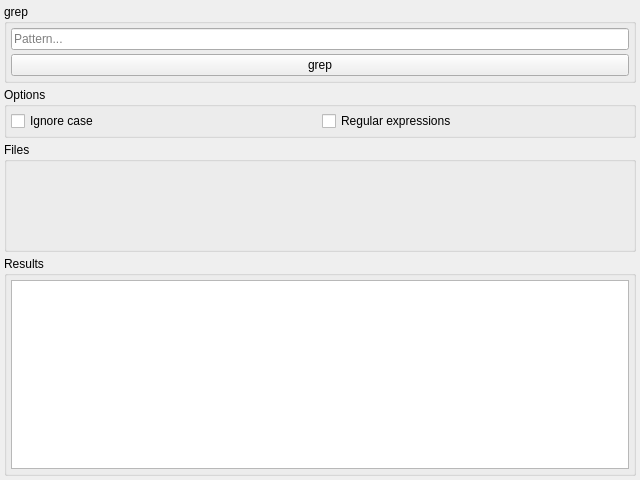
<?xml version="1.0" encoding="UTF-8"?>
<ui version="4.0">
 <class>WGrep</class>
 <widget class="QWidget" name="WGrep">
  <property name="geometry">
   <rect>
    <x>0</x>
    <y>0</y>
    <width>640</width>
    <height>480</height>
   </rect>
  </property>
  <property name="windowTitle">
   <string>WGrep</string>
  </property>
  <layout class="QVBoxLayout" name="verticalLayout_4" stretch="0,0,1,2">
   <property name="spacing">
    <number>4</number>
   </property>
   <property name="leftMargin">
    <number>4</number>
   </property>
   <property name="topMargin">
    <number>4</number>
   </property>
   <property name="rightMargin">
    <number>4</number>
   </property>
   <property name="bottomMargin">
    <number>4</number>
   </property>
   <item>
    <widget class="QGroupBox" name="groupBox">
     <property name="title">
      <string>grep</string>
     </property>
     <layout class="QVBoxLayout" name="verticalLayout">
      <property name="spacing">
       <number>4</number>
      </property>
      <property name="leftMargin">
       <number>4</number>
      </property>
      <property name="topMargin">
       <number>4</number>
      </property>
      <property name="rightMargin">
       <number>4</number>
      </property>
      <property name="bottomMargin">
       <number>4</number>
      </property>
      <item>
       <widget class="QLineEdit" name="patternEdit">
        <property name="placeholderText">
         <string>Pattern...</string>
        </property>
        <property name="clearButtonEnabled">
         <bool>true</bool>
        </property>
       </widget>
      </item>
      <item>
       <widget class="QPushButton" name="grepButton">
        <property name="text">
         <string>grep</string>
        </property>
       </widget>
      </item>
     </layout>
    </widget>
   </item>
   <item>
    <widget class="QGroupBox" name="groupBox_3">
     <property name="title">
      <string>Options</string>
     </property>
     <layout class="QHBoxLayout" name="horizontalLayout">
      <property name="spacing">
       <number>4</number>
      </property>
      <property name="leftMargin">
       <number>4</number>
      </property>
      <property name="topMargin">
       <number>4</number>
      </property>
      <property name="rightMargin">
       <number>4</number>
      </property>
      <property name="bottomMargin">
       <number>4</number>
      </property>
      <item>
       <widget class="QCheckBox" name="ignoreCaseCheck">
        <property name="text">
         <string>Ignore case</string>
        </property>
       </widget>
      </item>
      <item>
       <widget class="QCheckBox" name="matchRegExpCheck">
        <property name="text">
         <string>Regular expressions</string>
        </property>
       </widget>
      </item>
     </layout>
    </widget>
   </item>
   <item>
    <widget class="QGroupBox" name="groupBox_2">
     <property name="title">
      <string>Files</string>
     </property>
     <layout class="QVBoxLayout" name="verticalLayout_2">
      <property name="spacing">
       <number>4</number>
      </property>
      <property name="leftMargin">
       <number>4</number>
      </property>
      <property name="topMargin">
       <number>4</number>
      </property>
      <property name="rightMargin">
       <number>4</number>
      </property>
      <property name="bottomMargin">
       <number>4</number>
      </property>
      <item>
       <widget class="WFileList" name="filesWidget" native="true"/>
      </item>
     </layout>
    </widget>
   </item>
   <item>
    <widget class="QGroupBox" name="groupBox_4">
     <property name="title">
      <string>Results</string>
     </property>
     <layout class="QVBoxLayout" name="verticalLayout_3">
      <property name="spacing">
       <number>4</number>
      </property>
      <property name="leftMargin">
       <number>4</number>
      </property>
      <property name="topMargin">
       <number>4</number>
      </property>
      <property name="rightMargin">
       <number>4</number>
      </property>
      <property name="bottomMargin">
       <number>4</number>
      </property>
      <item>
       <widget class="QTreeView" name="resultsView"/>
      </item>
     </layout>
    </widget>
   </item>
  </layout>
 </widget>
 <customwidgets>
  <customwidget>
   <class>WFileList</class>
   <extends>QWidget</extends>
   <header>WFileList.h</header>
   <container>1</container>
  </customwidget>
 </customwidgets>
 <tabstops>
  <tabstop>patternEdit</tabstop>
  <tabstop>grepButton</tabstop>
  <tabstop>ignoreCaseCheck</tabstop>
  <tabstop>matchRegExpCheck</tabstop>
  <tabstop>resultsView</tabstop>
 </tabstops>
 <resources/>
 <connections/>
</ui>
